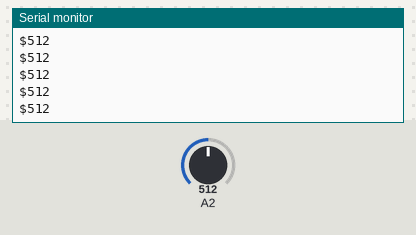
The sketch below on a simulated Arduino Uno, built with avr-gcc and run on an emulated ATmega328P. On the bench: the last lines printed to the serial monitor. Inputs (shaded band) come from the test bench; at power-on: A2 = 512.

Above: at 1.2 s.
1.3 s: A2 set to 716
At 1.9 s:
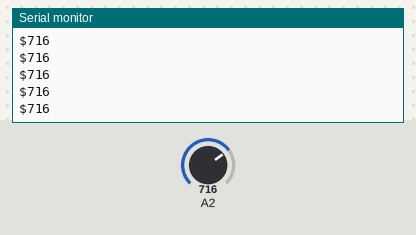
2.8 s: A2 set to 900
At 3.6 s:
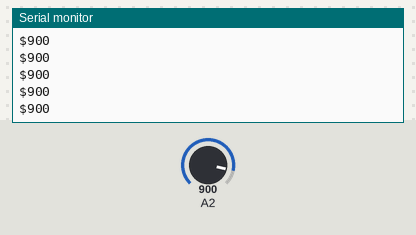
Timing chart, 0 to 5.8 s (numbered marks = the images above; inputs shaded):
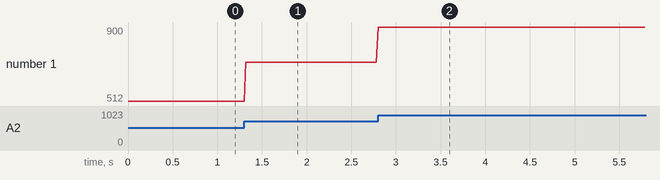

Measured:
- after the input at 1.3 s, the serial monitor: prints a new line at once (image 1)
- after the input at 2.8 s, the serial monitor: prints a new line at once (image 2)
- plotted number 1: 512 → 716 after the input at 1.3 s, 716 → 900 after the input at 2.8 s

The sketch:

volumeControl.ino
```cpp
void setup() {
  pinMode(A2, INPUT);
  Serial.begin(9600);
}

void loop() {
  int val = analogRead(A2);

  Serial.print("$");
  Serial.println(val);

  delay(20);

}
```
